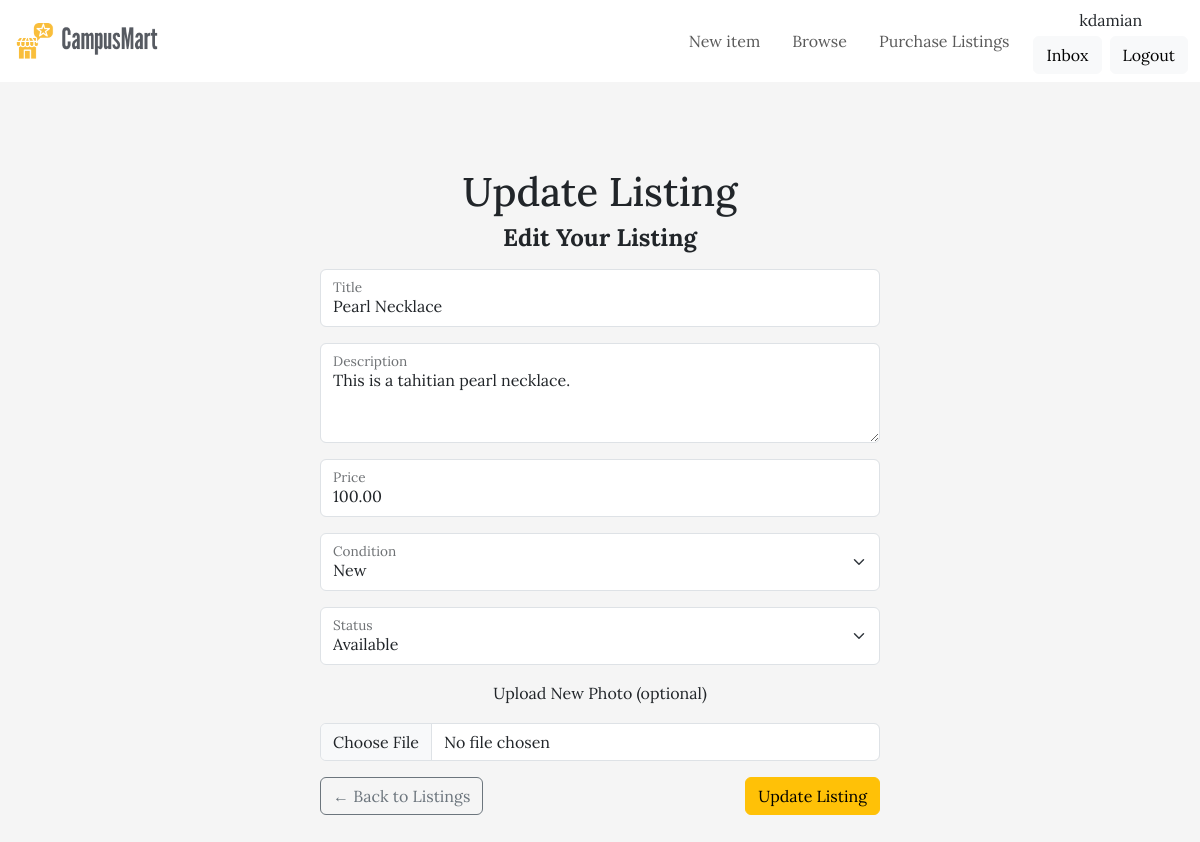
Screenshot of /campusmart/update_listing/3/ (signed in) with the database file from the repository.
### campusmart/models.py (models this page shows, shortened)
class Listing(models.Model):
    CONDITION_CHOICES = [
        ('New', 'New'),
        ('Like New', 'Like New'),
        ('Used', 'Used'),
        ('Fair', 'Fair'),
    ]
    STATUS_CHOICES = [
        ('Available', 'Available'),
        ('Unavailable', 'Unavailable'),
    ]
    created_by = models.ForeignKey(User, on_delete=models.CASCADE)
    title = models.CharField(max_length=200)
    description = models.TextField()
    price = models.DecimalField(max_digits=10, decimal_places=2)
    condition = models.CharField(max_length=20, choices=CONDITION_CHOICES)
    photo = models.ImageField(upload_to='listing_photos')
    status = models.CharField(max_length=20, choices=STATUS_CHOICES, default='Available')

### campusmart/views.py (the view, shortened to what this page needs)
# urls.py: path('update_listing/<int:listing_id>/', views.update_listing, name='update_listing'),
@login_required
def update_listing(request, listing_id):
    listing = get_object_or_404(Listing, id=listing_id)
    return render(request, "campusmart/update_listing.html", {"listing": listing})

### campusmart/templates/campusmart/update_listing.html (shortened to what this page needs)
{% extends "campusmart/base.html" %}
{% block content %}
<h1>Update Listing</h1>
<form class="m-auto col-md-6" method="POST" enctype="multipart/form-data">
  <h2 class="h4 mb-3 fw-bold">Edit Your Listing</h2>
  <div class="form-floating mb-3">
    <input type="text" class="form-control" id="title" name="title" value="{{ listing.title }}" required>
    <label for="title">Title</label>
  </div>
  <div class="form-floating mb-3">
    <textarea class="form-control" id="description" name="description" style="height: 100px" required>{{ listing.description }}</textarea>
    <label for="description">Description</label>
  </div>
  <div class="form-floating mb-3">
    <input type="number" step="0.01" class="form-control" id="price" name="price" value="{{ listing.price }}" required>
    <label for="price">Price</label>
  </div>
  <div class="form-floating mb-3">
    <select class="form-select" id="condition" name="condition" required>
      <option value="New" {% if listing.condition == "New" %}selected{% endif %}>New</option>
    </select>
    <label for="condition">Condition</label>
  </div>
  <div class="form-floating mb-3">
    <select class="form-select" id="status" name="status" required>
      <option value="Available" {% if listing.status == "Available" %}selected{% endif %}>Available</option>
    </select>
    <label for="status">Status</label>
  </div>
  <div class="mb-3">
    <label for="photo" class="form-label">Upload New Photo (optional)</label>
    <input class="form-control" type="file" id="photo" name="photo" accept="image/*">
  </div>
  <div class="d-flex justify-content-between">
    <a href="{% url 'campusmart:listing_all' %}" class="btn btn-outline-secondary">← Back to Listings</a>
    <button class="btn btn-warning" type="submit">Update Listing</button>
  </div>
</form>
{% endblock %}

### campusmart/templates/campusmart/base.html (shortened to what this page needs)
<!DOCTYPE html>
<html>
<head>
    <link href="https://cdn.jsdelivr.net/npm/bootstrap@5.3.0-alpha1/dist/css/bootstrap.min.css" rel="stylesheet"
>
    {% load static %}
    <link rel="stylesheet" href="{% static 'campusmart/basestyles.css' %}">
</head>
<body>
    {% load static %}
        <nav class="navbar navbar-expand-lg fixed-top" style="background-color: white;">
            <div class="container-fluid">
                <a class="navbar-brand" href="{% url 'campusmart:index' %}">
                    <img src="{% static 'campusmart/campusmart_logo.png' %}" alt="CampusMart Logo" class="logo">
                </a>
                <div class="collapse navbar-collapse justify-content-end" id="navbarContent">
                    <ul class="navbar-nav gap-3 align-items-lg-center">
                        <li class="nav-item">
                            <a class="nav-link text-lg font-semibold" href="{% url 'campusmart:create_listing' %}">New item</a>
                        </li>
                        <li class="nav-item">
                            <a class="nav-link text-lg font-semibold" href="{% url 'campusmart:listing_all' %}">Browse</a>
                        </li>
                        <li class="nav-item">
                            <a class="nav-link text-lg font-semibold" href="{% url 'campusmart:checkout' %}">Purchase Listings</a>
                        </li>
                        {% if request.user.is_authenticated %}
                            <li class="nav-item text-center">
                                <p class="mb-1">{{ request.user.username }}</p>
                                <div class="d-flex gap-2 justify-content-center">
                                    <a href="{% url 'campusmart:inbox' %}" class="btn btn-light">Inbox</a>
                                    <a href="{% url 'campusmart:logout' %}" class="btn btn-light">Logout</a>
                                </div>
                            </li>
                        {% else %}
                            <li class="d-flex gap-2 justify-content-center">
                                <a href="{% url 'campusmart:login' %}" class="btn btn-outline-warning btn-sm">Login</a>
                                <a href="{% url 'campusmart:register' %}" class="btn btn-outline-warning btn-sm">Register</a>
                            </li>
                        {% endif %}
                        </ul>
                    </div>
                </div>
        </nav>
    <div id="content" class="mt-5" style="padding-top: 80px;">
        {% block content %}
        {% endblock %}
    </div>
</body>
</html>

### campusmart/static/campusmart/basestyles.css (style rules this page uses)
a { color: black; text-decoration: none; font-family: Lora; }
html, body { font-family: Lora; align-items: center; padding: 20px; background-color: #f5f5f5; text-align: center; }
input { margin: 10px 0px; }
.logo { width: 150px; margin-right: 10px; }

### rows the page displays
Listing: title "Pearl Necklace", description "This is a tahitian pearl necklace.", price "100.00", condition "New", status "Available"

### other values shown
{{ request.user.username }} "kdamian"
